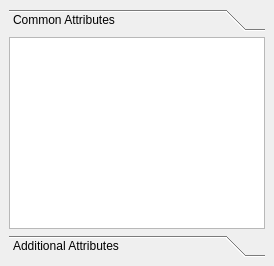
<?xml version="1.0" encoding="UTF-8"?>
<ui version="4.0">
 <class>Loader_Script_Options_DockWidget</class>
 <widget class="QDockWidget" name="Loader_Script_Options_DockWidget">
  <property name="windowTitle">
   <string>Loader Script Options</string>
  </property>
  <widget class="QWidget" name="Loader_Script_Options_dockWidgetContents">
   <layout class="QGridLayout" name="Loader_Script_Options_dockWidgetContents_gridLayout">
    <item row="0" column="0">
     <widget class="QToolBox" name="Loader_Script_Options_toolBox">
      <property name="currentIndex">
       <number>0</number>
      </property>
      <widget class="QWidget" name="Common_Attributes_page">
       <property name="geometry">
        <rect>
         <x>0</x>
         <y>0</y>
         <width>256</width>
         <height>192</height>
        </rect>
       </property>
       <property name="statusTip">
        <string>Common Attributes: Common attributes settings of the Loader Script.</string>
       </property>
       <attribute name="label">
        <string>Common Attributes</string>
       </attribute>
       <layout class="QGridLayout" name="Common_Attributes_page_gridLayout">
        <property name="margin">
         <number>0</number>
        </property>
        <item row="0" column="0">
         <widget class="QTableWidget" name="Common_Attributes_tableWidget">
          <property name="styleSheet">
           <string notr="true"/>
          </property>
          <property name="selectionMode">
           <enum>QAbstractItemView::SingleSelection</enum>
          </property>
          <property name="cornerButtonEnabled">
           <bool>false</bool>
          </property>
         </widget>
        </item>
       </layout>
      </widget>
      <widget class="QWidget" name="Additional_Attributes_page">
       <property name="geometry">
        <rect>
         <x>0</x>
         <y>0</y>
         <width>256</width>
         <height>192</height>
        </rect>
       </property>
       <property name="statusTip">
        <string>Additional Attributes: Additional attributes settings of the Loader Script.</string>
       </property>
       <attribute name="label">
        <string>Additional Attributes</string>
       </attribute>
       <layout class="QGridLayout" name="Additional_Attributes_page_gridLayout">
        <property name="margin">
         <number>0</number>
        </property>
        <item row="0" column="0">
         <widget class="QTableWidget" name="Additional_Attributes_tableWidget">
          <property name="styleSheet">
           <string notr="true"/>
          </property>
          <property name="selectionMode">
           <enum>QAbstractItemView::SingleSelection</enum>
          </property>
          <property name="cornerButtonEnabled">
           <bool>false</bool>
          </property>
         </widget>
        </item>
       </layout>
      </widget>
     </widget>
    </item>
   </layout>
  </widget>
 </widget>
 <resources/>
 <connections/>
</ui>
